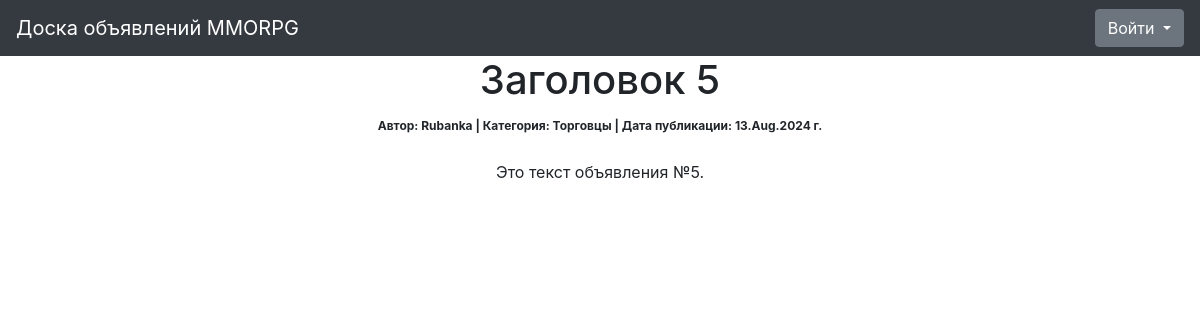
The app's page /ads/2 with its own data.
### billboard/models.py (models this page shows, shortened)
class Ad(models.Model):
    CATEGORY_CHOICES = (
        ('TA', 'Танки'),
        ('HI', 'Хилы'),
        ('DD', 'ДД'),
        ('DE', 'Торговцы'),
        ('GM', 'Гилдмастеры'),
        ('QG', 'Квестгиверы'),
        ('BS', 'Кузнецы'),
        ('TA', 'Кожевники'),
        ('PM', 'Зельевары'),
        ('SM', 'Мастера заклинаний'))
    author = models.ForeignKey(User, on_delete=models.CASCADE, verbose_name='Автор')
    category = models.CharField(max_length=2, choices=CATEGORY_CHOICES, default='TA', verbose_name='Категория')
    dateCreation = models.DateTimeField(auto_now_add=True, verbose_name='Дата публикации')
    title = models.CharField(max_length=256, verbose_name='Заголовок')
    text = CKEditor5Field(verbose_name='Текст', config_name='extends')
    class Meta:
        verbose_name = 'Объявление'
        verbose_name_plural = 'Объявления'

### billboard/views.py (the view)
# urls.py: path('<int:id>', AdDetail.as_view(), name='ad_detail'),
class AdDetail(DetailView):
    model = Ad
    template_name = 'ad.html'
    context_object_name = 'ad'
    pk_url_kwarg = 'id'

### templates/ad.html (shortened to what this page needs)
{% extends 'base.html' %}
{% load crispy_forms_tags %}
{% block content %}
    <h1>{{ ad.title }}</h1>
    <tr><span style="font-size: 12px;">
        <b>Автор:  {{ ad.author }} | Категория: {{ ad.get_category_display }} |
        Дата публикации: {{ ad.dateCreation|date:'d.M.Y' }} г.</b></span><br><br></tr>
    <tr>{{ ad.text|safe }}</tr>
{% endblock content %}

### records on screen
Ad: title "Заголовок 5", author "Rubanka", category "Торговцы", dateCreation "13.Aug.2024", text "Это текст объявления №5."
